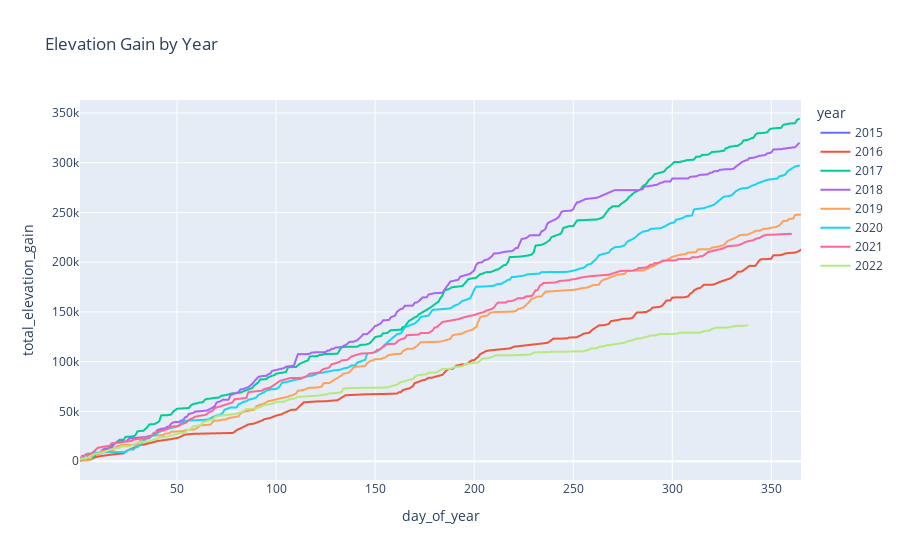

Notebook cell for this chart:
### Code cell
def gain_by_year_line(dataframe):
    NON_AEROBIC = ['AlpineSki', 'WeightTraining', 'Workout', 'RockClimbing']
    data_filtered = df.loc[~df['type'].isin(NON_AEROBIC)]
    days = data_filtered.groupby(['year', 'day_of_year'])['total_elevation_gain'].sum().groupby(level=0).cumsum().reset_index()

    line = px.line(
        days, 
        x='day_of_year', 
        y='total_elevation_gain', 
        title='Elevation Gain by Year',
        custom_data=['year', 'total_elevation_gain'],
        color='year'
    )
    line.update_traces(
        hovertemplate='<br>'.join([
            '<extra></extra>',
            'Year: %{customdata[0]}',
            'Elevation: %{y:,.0f}'
        ])
    )
    return line.show()

gain_by_year_line(df)

### Figure 1 — Plotly figure (JSON) as saved in the notebook; plotly's stock layout.template omitted (floating-point values rounded to 4 significant figures; data arrays with more than 128 entries replaced by an {"elided": "..."} marker saying what was removed)
{"data": [{"customdata": [[2015, 205.1]], "hovertemplate": "<extra></extra><br>Year: %{customdata[0]}<br>Elevation: %{y:,.0f}", "legendgroup": "2015", "line": {"color": "#636efa", "dash": "solid"}, "marker": {"symbol": "circle"}, "mode": "lines", "name": "2015", "showlegend": true, "type": "scattergl", "x": [185], "xaxis": "x", "y": [205.1], "yaxis": "y"}, {"customdata": {"elided": "163x2 float values"}, "hovertemplate": "<extra></extra><br>Year: %{customdata[0]}<br>Elevation: %{y:,.0f}", "legendgroup": "2016", "line": {"color": "#EF553B", "dash": "solid"}, "marker": {"symbol": "circle"}, "mode": "lines", "name": "2016", "showlegend": true, "type": "scattergl", "x": {"elided": "163 int values"}, "xaxis": "x", "y": {"elided": "163 float values"}, "yaxis": "y"}, {"customdata": {"elided": "245x2 float values"}, "hovertemplate": "<extra></extra><br>Year: %{customdata[0]}<br>Elevation: %{y:,.0f}", "legendgroup": "2017", "line": {"color": "#00cc96", "dash": "solid"}, "marker": {"symbol": "circle"}, "mode": "lines", "name": "2017", "showlegend": true, "type": "scattergl", "x": {"elided": "245 int values"}, "xaxis": "x", "y": {"elided": "245 float values"}, "yaxis": "y"}, {"customdata": {"elided": "241x2 float values"}, "hovertemplate": "<extra></extra><br>Year: %{customdata[0]}<br>Elevation: %{y:,.0f}", "legendgroup": "2018", "line": {"color": "#ab63fa", "dash": "solid"}, "marker": {"symbol": "circle"}, "mode": "lines", "name": "2018", "showlegend": true, "type": "scattergl", "x": {"elided": "241 int values"}, "xaxis": "x", "y": {"elided": "241 float values"}, "yaxis": "y"}, {"customdata": {"elided": "228x2 float values"}, "hovertemplate": "<extra></extra><br>Year: %{customdata[0]}<br>Elevation: %{y:,.0f}", "legendgroup": "2019", "line": {"color": "#FFA15A", "dash": "solid"}, "marker": {"symbol": "circle"}, "mode": "lines", "name": "2019", "showlegend": true, "type": "scattergl", "x": {"elided": "228 int values"}, "xaxis": "x", "y": {"elided": "228 float values"}, "yaxis": "y"}, {"customdata": {"elided": "204x2 float values"}, "hovertemplate": "<extra></extra><br>Year: %{customdata[0]}<br>Elevation: %{y:,.0f}", "legendgroup": "2020", "line": {"color": "#19d3f3", "dash": "solid"}, "marker": {"symbol": "circle"}, "mode": "lines", "name": "2020", "showlegend": true, "type": "scattergl", "x": {"elided": "204 int values"}, "xaxis": "x", "y": {"elided": "204 float values"}, "yaxis": "y"}, {"customdata": {"elided": "194x2 float values"}, "hovertemplate": "<extra></extra><br>Year: %{customdata[0]}<br>Elevation: %{y:,.0f}", "legendgroup": "2021", "line": {"color": "#FF6692", "dash": "solid"}, "marker": {"symbol": "circle"}, "mode": "lines", "name": "2021", "showlegend": true, "type": "scattergl", "x": {"elided": "194 int values"}, "xaxis": "x", "y": {"elided": "194 float values"}, "yaxis": "y"}, {"customdata": {"elided": "157x2 float values"}, "hovertemplate": "<extra></extra><br>Year: %{customdata[0]}<br>Elevation: %{y:,.0f}", "legendgroup": "2022", "line": {"color": "#B6E880", "dash": "solid"}, "marker": {"symbol": "circle"}, "mode": "lines", "name": "2022", "showlegend": true, "type": "scattergl", "x": {"elided": "157 int values"}, "xaxis": "x", "y": {"elided": "157 float values"}, "yaxis": "y"}], "layout": {"legend": {"title": {"text": "year"}, "tracegroupgap": 0}, "title": {"text": "Elevation Gain by Year"}, "xaxis": {"anchor": "y", "domain": [0, 1], "title": {"text": "day_of_year"}}, "yaxis": {"anchor": "x", "domain": [0, 1], "title": {"text": "total_elevation_gain"}}}}
